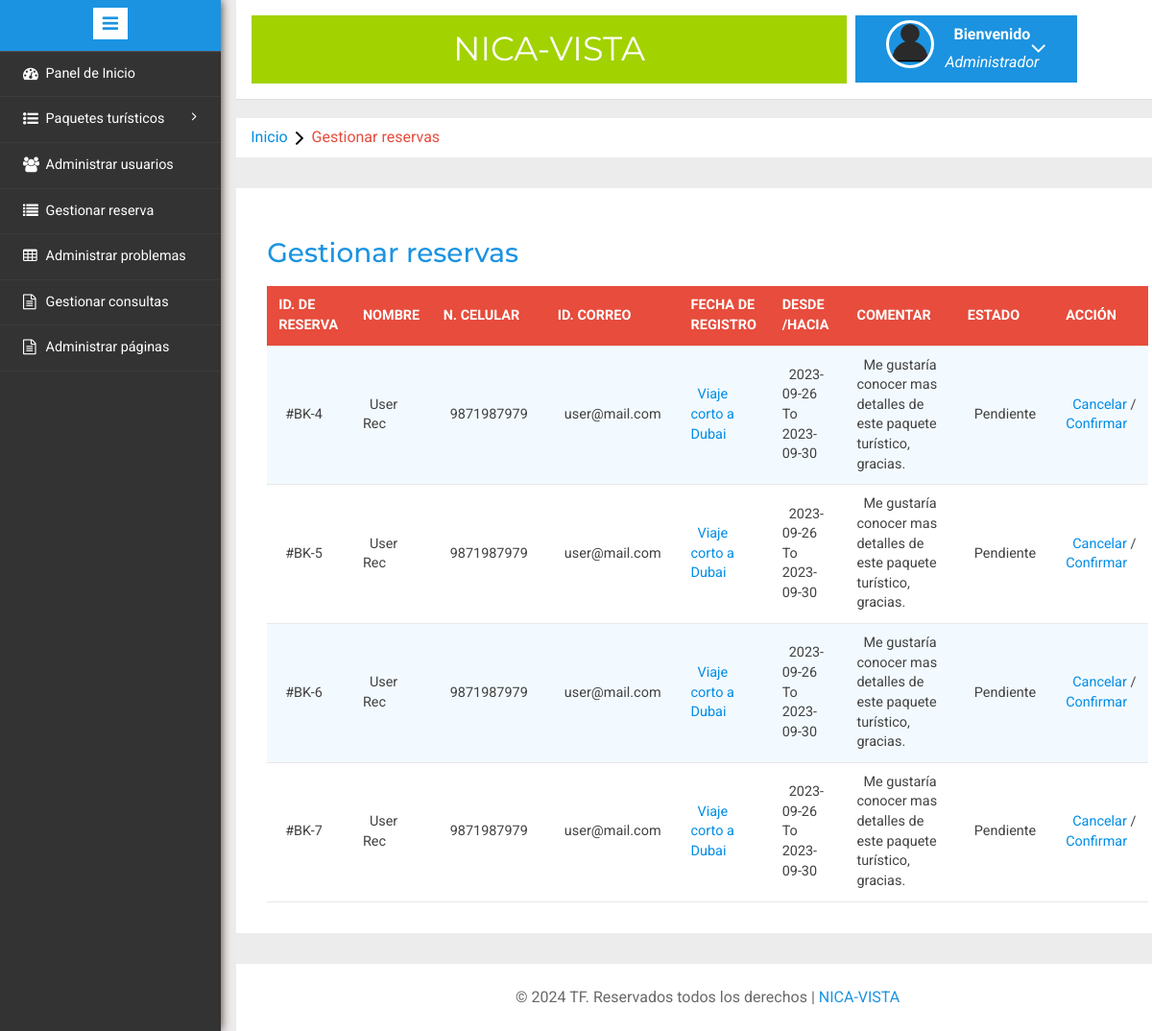
/admin/manage-bookings.php (signed in), run on the app's committed database.
### tables this page shows
CREATE TABLE `tblusers` (
  `id` int(11) NOT NULL AUTO_INCREMENT,
  `FullName` varchar(100) DEFAULT NULL,
  `MobileNumber` char(10) DEFAULT NULL,
  `EmailId` varchar(70) DEFAULT NULL,
  `Password` varchar(100) DEFAULT NULL,
  `RegDate` timestamp NULL DEFAULT current_timestamp(),
  `UpdationDate` timestamp NULL DEFAULT NULL ON UPDATE current_timestamp(),
  PRIMARY KEY (`id`),
  KEY `EmailId` (`EmailId`),
  KEY `EmailId_2` (`EmailId`)
);

CREATE TABLE `tblbooking` (
  `BookingId` int(11) NOT NULL AUTO_INCREMENT,
  `PackageId` int(11) DEFAULT NULL,
  `UserEmail` varchar(100) DEFAULT NULL,
  `FromDate` varchar(100) DEFAULT NULL,
  `ToDate` varchar(100) DEFAULT NULL,
  `Comment` mediumtext DEFAULT NULL,
  `RegDate` timestamp NULL DEFAULT current_timestamp(),
  `status` int(11) DEFAULT NULL,
  `CancelledBy` varchar(5) DEFAULT NULL,
  `UpdationDate` timestamp NULL DEFAULT NULL ON UPDATE current_timestamp(),
  PRIMARY KEY (`BookingId`)
);

CREATE TABLE `tbltourpackages` (
  `PackageId` int(11) NOT NULL AUTO_INCREMENT,
  `PackageName` varchar(200) DEFAULT NULL,
  `PackageType` varchar(150) DEFAULT NULL,
  `PackageLocation` varchar(100) DEFAULT NULL,
  `PackagePrice` int(11) DEFAULT NULL,
  `PackageFetures` varchar(255) DEFAULT NULL,
  `PackageDetails` mediumtext DEFAULT NULL,
  `PackageImage` varchar(100) DEFAULT NULL,
  `Creationdate` timestamp NULL DEFAULT current_timestamp(),
  `UpdationDate` timestamp NULL DEFAULT NULL ON UPDATE current_timestamp(),
  PRIMARY KEY (`PackageId`)
);

### admin/manage-bookings.php (the view, shortened to what this page needs)
<?php
include('includes/config.php');
if(strlen($_SESSION['alogin'])==0)
	{
header('location:index.php');
}
else{
	?>
<!DOCTYPE HTML>
<html>
<head>
<link href="css/bootstrap.min.css" rel='stylesheet' type='text/css' />
<link href="css/style.css" rel='stylesheet' type='text/css' />
<link rel="stylesheet" href="css/morris.css" type="text/css"/>
<link href="css/font-awesome.css" rel="stylesheet">
<link rel="stylesheet" type="text/css" href="css/table-style.css" />
<link rel="stylesheet" type="text/css" href="css/basictable.css" />
<link rel="stylesheet" href="css/icon-font.min.css" type='text/css' />
</head>
<body>
   <div class="page-container">
<div class="left-content">
	   <div class="mother-grid-inner">
				<?php include('includes/header.php');?>
				</div>
<ol class="breadcrumb">
                <li class="breadcrumb-item"><a href="index.html">Inicio</a><i class="fa fa-angle-right"></i>Gestionar reservas</li>
            </ol>
<div class="agile-grids">
				<div class="agile-tables">
					<div class="w3l-table-info">
					  <h2>Gestionar reservas</h2>
					    <table id="table">
						<thead>
						  <tr>
						  <th>Id. de reserva</th>
							<th>Nombre</th>
							<th>N. Celular</th>
							<th>Id. Correo</th>
							<th>Fecha de registro </th>
							<th>Desde /Hacia </th>
							<th>Comentar </th>
							<th>Estado </th>
							<th>Acción </th>
						  </tr>
						</thead>
						<tbody>
<?php $sql = "SELECT tblbooking.BookingId as bookid,tblusers.FullName as fname,tblusers.MobileNumber as mnumber,tblusers.EmailId as email,tbltourpackages.PackageName as pckname,tblbooking.PackageId as pid,tblbooking.FromDate as fdate,tblbooking.ToDate as tdate,tblbooking.Comment as comment,tblbooking.status as status,tblbooking.CancelledBy as cancelby,tblbooking.UpdationDate as upddate from tblusers join  tblbooking on  tblbooking.UserEmail=tblusers.EmailId join tbltourpackages on tbltourpackages.PackageId=tblbooking.PackageId";
$query = $dbh -> prepare($sql);
$query->execute();
$results=$query->fetchAll(PDO::FETCH_OBJ);
$cnt=1;
if($query->rowCount() > 0)
{
foreach($results as $result)
{				?>
						  <tr>
							<td>#BK-<?php echo htmlentities($result->bookid);?></td>
							<td><?php echo htmlentities($result->fname);?></td>
							<td><?php echo htmlentities($result->mnumber);?></td>
							<td><?php echo htmlentities($result->email);?></td>
							<td><a href="update-package.php?pid=<?php echo htmlentities($result->pid);?>"><?php echo htmlentities($result->pckname);?></a></td>
							<td><?php echo htmlentities($result->fdate);?> To <?php echo htmlentities($result->tdate);?></td>
								<td><?php echo htmlentities($result->comment);?></td>
								<td><?php if($result->status==0)
{
echo "Pendiente";
}
?></td>
<?php if($result->status==2)
{
	?><td>Cancelado</td>
<?php } else {?>
<td><a href="manage-bookings.php?bkid=<?php echo htmlentities($result->bookid);?>" onclick="return confirm('¿Realmente quieres cancelar la reserva?')" >Cancelar</a> / <a href="manage-bookings.php?bckid=<?php echo htmlentities($result->bookid);?>" onclick="return confirm('La reserva ha sido confirmada')" >Confirmar</a></td>
<?php }?>
						  </tr>
						 <?php $cnt=$cnt+1;} }?>
						</tbody>
					  </table>
					</div>
			</div>
<?php include('includes/footer.php');?>
</div>
</div>
						<?php include('includes/sidebarmenu.php');?>
							</div>
</body>
</html>
<?php } ?>

### admin/css/table-style.css (style rules this page uses)
table { background: white; border-collapse: collapse; margin: 1.25em 0 0; width: 100%; }
table tr, table th, table td { border: none; border-bottom: 1px solid #e8e8e8; font-size: .95em; }
table th, table td { padding: 10px 12px; text-align: left; }
table th { background: #e74c3c; color: #fff; text-transform: uppercase; }
table tr td { background: #f3faff; color: #424242; }
table tr:nth-of-type(2n+2) td { background: #ffffff; }
table { width: 100%; }

### data on the page
tblusers: tblbooking.BookingId "4", FullName "User Rec", MobileNumber "9871987979", EmailId "user@mail.com", tbltourpackages.PackageName "Viaje corto a Dubai", tblbooking.FromDate "2023-09-26", tblbooking.ToDate "2023-09-30", tblbooking.Comment "Me gustaría conocer mas detalles de este paquete turístico, gracias.", tblbooking.BookingId "5", tblbooking.BookingId "6", tblbooking.BookingId "7"
